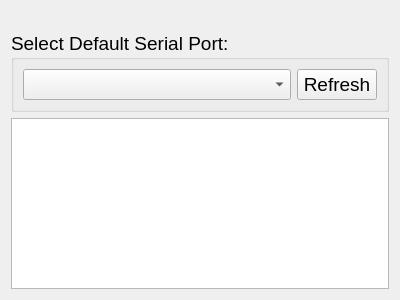
<?xml version="1.0" encoding="UTF-8"?>
<ui version="4.0">
 <class>SetupWiz_SerialSelect</class>
 <widget class="QWizardPage" name="SetupWiz_SerialSelect">
  <property name="geometry">
   <rect>
    <x>0</x>
    <y>0</y>
    <width>400</width>
    <height>300</height>
   </rect>
  </property>
  <property name="windowTitle">
   <string>WizardPage</string>
  </property>
  <attribute name="pageId">
   <string notr="true">2</string>
  </attribute>
  <layout class="QVBoxLayout" name="verticalLayout">
   <item>
    <widget class="QLabel" name="SerSelText">
     <property name="text">
      <string/>
     </property>
    </widget>
   </item>
   <item>
    <widget class="QGroupBox" name="SelSerialGrp">
     <property name="sizePolicy">
      <sizepolicy hsizetype="Preferred" vsizetype="Fixed">
       <horstretch>0</horstretch>
       <verstretch>0</verstretch>
      </sizepolicy>
     </property>
     <property name="font">
      <font>
       <pointsize>14</pointsize>
      </font>
     </property>
     <property name="title">
      <string>Select Default Serial Port:</string>
     </property>
     <layout class="QGridLayout" name="gridLayout">
      <item row="0" column="0">
       <widget class="QComboBox" name="SerialPortList">
        <property name="sizePolicy">
         <sizepolicy hsizetype="Expanding" vsizetype="Fixed">
          <horstretch>0</horstretch>
          <verstretch>0</verstretch>
         </sizepolicy>
        </property>
       </widget>
      </item>
      <item row="0" column="1">
       <widget class="QPushButton" name="RefreshBtn">
        <property name="sizePolicy">
         <sizepolicy hsizetype="Fixed" vsizetype="Fixed">
          <horstretch>0</horstretch>
          <verstretch>0</verstretch>
         </sizepolicy>
        </property>
        <property name="text">
         <string>Refresh</string>
        </property>
       </widget>
      </item>
     </layout>
    </widget>
   </item>
   <item>
    <widget class="QTextBrowser" name="HelpText">
     <property name="frameShape">
      <enum>QFrame::StyledPanel</enum>
     </property>
    </widget>
   </item>
  </layout>
 </widget>
 <resources/>
 <connections/>
</ui>
